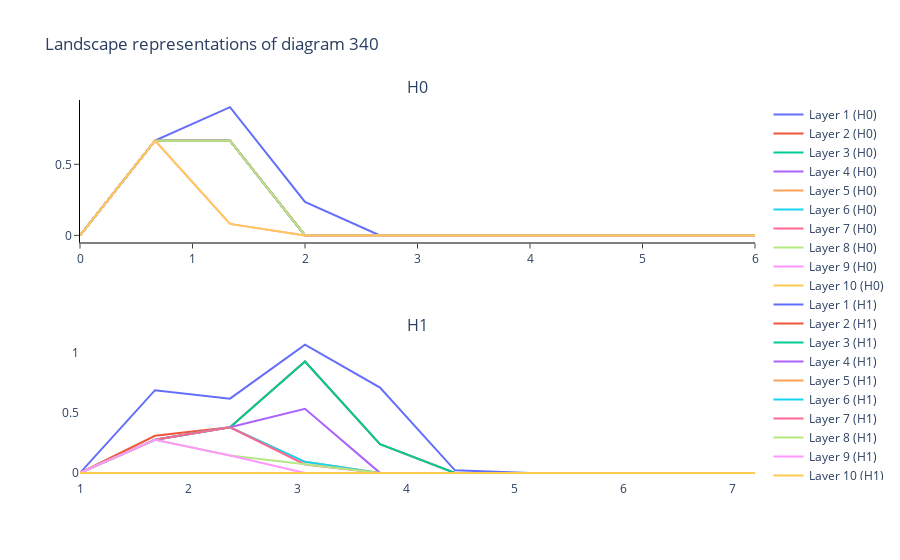

The notebook cell this image was saved under:
### Code cell
PLless.plot(xflip,340)

### Figure 1 — Plotly figure (JSON) as saved in the notebook; plotly's stock layout.template omitted (floating-point values rounded to 4 significant figures)
{"data": [{"hoverinfo": "none", "mode": "lines", "name": "Layer 1 (H0)", "showlegend": true, "type": "scatter", "x": [0, 0.6667, 1.333, 2, 2.667, 3.333, 4, 4.667, 5.333, 6], "xaxis": "x", "y": [0, 0.6667, 0.9027, 0.2361, 0, 0, 0, 0, 0, 0], "yaxis": "y"}, {"hoverinfo": "none", "mode": "lines", "name": "Layer 2 (H0)", "showlegend": true, "type": "scatter", "x": [0, 0.6667, 1.333, 2, 2.667, 3.333, 4, 4.667, 5.333, 6], "xaxis": "x", "y": [0, 0.6667, 0.6667, 0, 0, 0, 0, 0, 0, 0], "yaxis": "y"}, {"hoverinfo": "none", "mode": "lines", "name": "Layer 3 (H0)", "showlegend": true, "type": "scatter", "x": [0, 0.6667, 1.333, 2, 2.667, 3.333, 4, 4.667, 5.333, 6], "xaxis": "x", "y": [0, 0.6667, 0.6667, 0, 0, 0, 0, 0, 0, 0], "yaxis": "y"}, {"hoverinfo": "none", "mode": "lines", "name": "Layer 4 (H0)", "showlegend": true, "type": "scatter", "x": [0, 0.6667, 1.333, 2, 2.667, 3.333, 4, 4.667, 5.333, 6], "xaxis": "x", "y": [0, 0.6667, 0.6667, 0, 0, 0, 0, 0, 0, 0], "yaxis": "y"}, {"hoverinfo": "none", "mode": "lines", "name": "Layer 5 (H0)", "showlegend": true, "type": "scatter", "x": [0, 0.6667, 1.333, 2, 2.667, 3.333, 4, 4.667, 5.333, 6], "xaxis": "x", "y": [0, 0.6667, 0.6667, 0, 0, 0, 0, 0, 0, 0], "yaxis": "y"}, {"hoverinfo": "none", "mode": "lines", "name": "Layer 6 (H0)", "showlegend": true, "type": "scatter", "x": [0, 0.6667, 1.333, 2, 2.667, 3.333, 4, 4.667, 5.333, 6], "xaxis": "x", "y": [0, 0.6667, 0.6667, 0, 0, 0, 0, 0, 0, 0], "yaxis": "y"}, {"hoverinfo": "none", "mode": "lines", "name": "Layer 7 (H0)", "showlegend": true, "type": "scatter", "x": [0, 0.6667, 1.333, 2, 2.667, 3.333, 4, 4.667, 5.333, 6], "xaxis": "x", "y": [0, 0.6667, 0.6667, 0, 0, 0, 0, 0, 0, 0], "yaxis": "y"}, {"hoverinfo": "none", "mode": "lines", "name": "Layer 8 (H0)", "showlegend": true, "type": "scatter", "x": [0, 0.6667, 1.333, 2, 2.667, 3.333, 4, 4.667, 5.333, 6], "xaxis": "x", "y": [0, 0.6667, 0.6667, 0, 0, 0, 0, 0, 0, 0], "yaxis": "y"}, {"hoverinfo": "none", "mode": "lines", "name": "Layer 9 (H0)", "showlegend": true, "type": "scatter", "x": [0, 0.6667, 1.333, 2, 2.667, 3.333, 4, 4.667, 5.333, 6], "xaxis": "x", "y": [0, 0.6667, 0.08088, 0, 0, 0, 0, 0, 0, 0], "yaxis": "y"}, {"hoverinfo": "none", "mode": "lines", "name": "Layer 10 (H0)", "showlegend": true, "type": "scatter", "x": [0, 0.6667, 1.333, 2, 2.667, 3.333, 4, 4.667, 5.333, 6], "xaxis": "x", "y": [0, 0.6667, 0.08088, 0, 0, 0, 0, 0, 0, 0], "yaxis": "y"}, {"hoverinfo": "none", "mode": "lines", "name": "Layer 1 (H1)", "showlegend": true, "type": "scatter", "x": [1, 1.69, 2.38, 3.07, 3.76, 4.451, 5.141, 5.831, 6.521, 7.211], "xaxis": "x2", "y": [0, 0.6901, 0.6198, 1.07, 0.7116, 0.02152, 0, 0, 0, 0], "yaxis": "y2"}, {"hoverinfo": "none", "mode": "lines", "name": "Layer 2 (H1)", "showlegend": true, "type": "scatter", "x": [1, 1.69, 2.38, 3.07, 3.76, 4.451, 5.141, 5.831, 6.521, 7.211], "xaxis": "x2", "y": [0, 0.3099, 0.3802, 0.9296, 0.2395, 0, 0, 0, 0, 0], "yaxis": "y2"}, {"hoverinfo": "none", "mode": "lines", "name": "Layer 3 (H1)", "showlegend": true, "type": "scatter", "x": [1, 1.69, 2.38, 3.07, 3.76, 4.451, 5.141, 5.831, 6.521, 7.211], "xaxis": "x2", "y": [0, 0.2759, 0.3802, 0.9296, 0.2395, 0, 0, 0, 0, 0], "yaxis": "y2"}, {"hoverinfo": "none", "mode": "lines", "name": "Layer 4 (H1)", "showlegend": true, "type": "scatter", "x": [1, 1.69, 2.38, 3.07, 3.76, 4.451, 5.141, 5.831, 6.521, 7.211], "xaxis": "x2", "y": [0, 0.2759, 0.3802, 0.5352, 0, 0, 0, 0, 0, 0], "yaxis": "y2"}, {"hoverinfo": "none", "mode": "lines", "name": "Layer 5 (H1)", "showlegend": true, "type": "scatter", "x": [1, 1.69, 2.38, 3.07, 3.76, 4.451, 5.141, 5.831, 6.521, 7.211], "xaxis": "x2", "y": [0, 0.2759, 0.3802, 0.09191, 0, 0, 0, 0, 0, 0], "yaxis": "y2"}, {"hoverinfo": "none", "mode": "lines", "name": "Layer 6 (H1)", "showlegend": true, "type": "scatter", "x": [1, 1.69, 2.38, 3.07, 3.76, 4.451, 5.141, 5.831, 6.521, 7.211], "xaxis": "x2", "y": [0, 0.2759, 0.3802, 0.09191, 0, 0, 0, 0, 0, 0], "yaxis": "y2"}, {"hoverinfo": "none", "mode": "lines", "name": "Layer 7 (H1)", "showlegend": true, "type": "scatter", "x": [1, 1.69, 2.38, 3.07, 3.76, 4.451, 5.141, 5.831, 6.521, 7.211], "xaxis": "x2", "y": [0, 0.2759, 0.3802, 0.07037, 0, 0, 0, 0, 0, 0], "yaxis": "y2"}, {"hoverinfo": "none", "mode": "lines", "name": "Layer 8 (H1)", "showlegend": true, "type": "scatter", "x": [1, 1.69, 2.38, 3.07, 3.76, 4.451, 5.141, 5.831, 6.521, 7.211], "xaxis": "x2", "y": [0, 0.2759, 0.1442, 0.07037, 0, 0, 0, 0, 0, 0], "yaxis": "y2"}, {"hoverinfo": "none", "mode": "lines", "name": "Layer 9 (H1)", "showlegend": true, "type": "scatter", "x": [1, 1.69, 2.38, 3.07, 3.76, 4.451, 5.141, 5.831, 6.521, 7.211], "xaxis": "x2", "y": [0, 0.2759, 0.1442, 0, 0, 0, 0, 0, 0, 0], "yaxis": "y2"}, {"hoverinfo": "none", "mode": "lines", "name": "Layer 10 (H1)", "showlegend": true, "type": "scatter", "x": [1, 1.69, 2.38, 3.07, 3.76, 4.451, 5.141, 5.831, 6.521, 7.211], "xaxis": "x2", "y": [0, 0, 0, 0, 0, 0, 0, 0, 0, 0], "yaxis": "y2"}], "layout": {"annotations": [{"font": {"size": 16}, "showarrow": false, "text": "H0", "x": 0.5, "xanchor": "center", "xref": "paper", "y": 1, "yanchor": "bottom", "yref": "paper"}, {"font": {"size": 16}, "showarrow": false, "text": "H1", "x": 0.5, "xanchor": "center", "xref": "paper", "y": 0.375, "yanchor": "bottom", "yref": "paper"}], "plot_bgcolor": "white", "title": {"text": "Landscape representations of diagram 340"}, "xaxis": {"anchor": "y", "domain": [0, 1], "exponentformat": "e", "linecolor": "black", "linewidth": 1, "mirror": false, "showexponent": "all", "showline": true, "side": "bottom", "ticks": "outside", "type": "linear", "zeroline": true}, "xaxis2": {"anchor": "y2", "domain": [0, 1]}, "yaxis": {"anchor": "x", "domain": [0.625, 1], "exponentformat": "e", "linecolor": "black", "linewidth": 1, "mirror": false, "showexponent": "all", "showline": true, "side": "left", "ticks": "outside", "type": "linear", "zeroline": true}, "yaxis2": {"anchor": "x2", "domain": [0, 0.375]}}}
